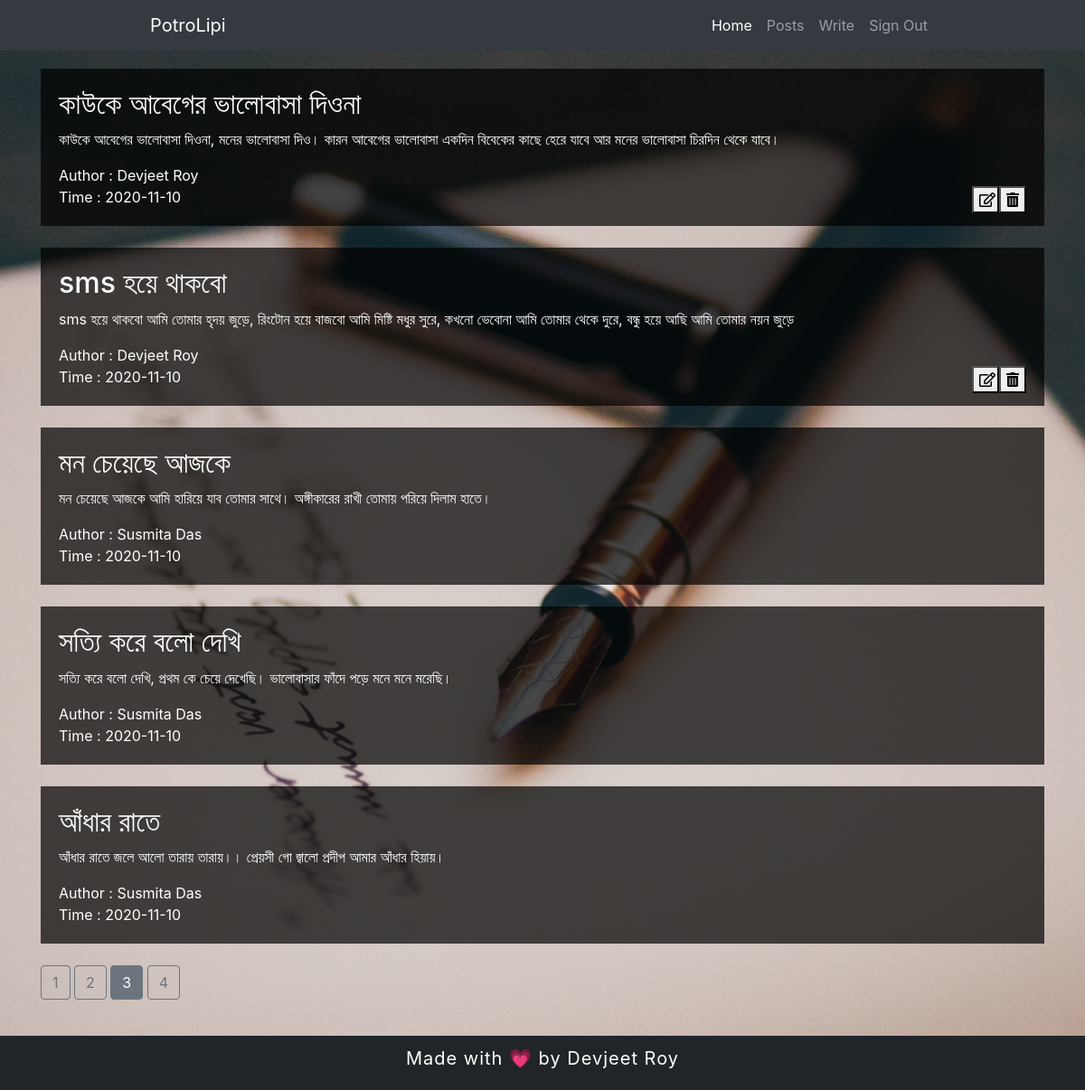
The app's page /posts?page=3 (signed in) with its own data.
### main/models.py (models this page shows, shortened)
class Posts(db.Model):
    post_id = db.Column(db.Integer, primary_key=True)
    title = db.Column(db.String(100),nullable=False)
    content = db.Column(db.Text(),nullable=False)
    author = db.Column(db.String(20),nullable=False)
    time = db.Column(db.DateTime(),default=date.today(), onupdate=date.today())

### main/posts/routes.py (the view)
@posts.route("/posts")
@login_required
def readblog():
    if current_user.is_authenticated:
        page = request.args.get('page', 1, type=int)
        posts = Posts.query.order_by(Posts.post_id.desc()).paginate(page=page, per_page=5)
        return render_template("readblog.html",posts=posts)
    else:
        return "<h2>Not Authorized!</h2>"

### main/models.py (called while the page is built)
@login_manager.user_loader
def load_user(user_id):
    return User.query.get(int(user_id))

### main/templates/readblog.html (shortened to what this page needs)
{% extends "layout.html" %}
    {% block content %}
        <div class="container">
            {% if posts.items[0] %}
            {% for i in posts.items: %}
            <div class="post">
                <h2>{{ i.title }}</h2>
                <p>
                    {{ i.content }}
                </p>
                <span>Author : {{ i.author }}</span><br>
                <span>Time : {{ i.time.year }}-{{ i.time.month }}-{{ i.time.day }}</span>
                {% if i.author == current_user.username %}
                <div class="post-button">
                    <form action="{{url_for('posts.update_blog', post_id = i.post_id)}}" method="POST">
                        <button type="submit"><i class="far fa-edit"></i></button>
                    </form>
                    <form action="{{url_for('posts.delete_blog', post_id = i.post_id)}}" method="POST">
                        <button type="submit"><i class="fas fa-trash-alt"></i></button>
                    </form>
                </div>
                {% endif %}
            </div><br>
            {% endfor %}
            {% else %}
                <center>
                    <h2>No post to display! </h2>
                </center>
            {% endif %}
            {% for page_num in posts.iter_pages(left_edge=1,right_edge=1,left_current=1,right_current=2) %}
                {% if page_num %}
                    {% if posts.page == page_num %}
                        <a href="{{url_for('posts.readblog',page=page_num)}}" class="btn btn-secondary">{{ page_num }}</a>
                    {% else %}
                        <a href="{{url_for('posts.readblog',page=page_num)}}" class="btn btn-outline-secondary">{{ page_num }}</a>
                    {% endif %}
                {% else %}
                    <a href="#" class="btn btn-outline-secondary">...</a>
                {% endif %}
            {% endfor %}
        </div>
    {% endblock %}

### main/static/style.css (style rules this page uses)
body { background: url(./mainbg.jpg) no-repeat center fixed; background-size: cover; color: white; }
.container { margin-top: 20px; margin-bottom: 100px; }
.post { background-color: rgba(0, 0, 0, 0.7); padding-left: 20px; padding-right: 20px; padding-bottom: 20px; padding-top: 20px; height: auto; }
.post-button { display:flex; float: right }
.post-button button { height: 30px; width: 30px; }

### records on screen
Posts: title "কাউকে আবেগের ভালােবাসা দিওনা", content "কাউকে আবেগের ভালােবাসা দিওনা, মনের ভালােবাসা দিও। কারন আবেগের ভালােবাসা একদিন বিবেকের কাছে হেরে যাবে আর মনের ভালােবাসা চিরদিন থেকে যাবে।", author "Devjeet Roy", time.year "2020", time.month "11", time.day "10"
Posts: title "sms হয়ে থাকবাে", content "sms হয়ে থাকবাে আমি তােমার হৃদয় জুড়ে, রিংটোন হয়ে বাজবাে আমি মিষ্টি মধুর সুরে, কখনাে ভেবােনা আমি তােমার থেকে দুরে, বন্ধু হয়ে আছি আমি তােমার নয়ন জুড়ে", author "Devjeet Roy", time.year "2020", time.month "11", time.day "10"
Posts: title "মন চেয়েছে আজকে", content "মন চেয়েছে আজকে আমি হারিয়ে যাব তােমার সাথে। অঙ্গীকারের রাখী তােমায় পরিয়ে দিলাম হাতে।", author "Susmita Das", time.year "2020", time.month "11", time.day "10"
Posts: title "সত্যি করে বলাে দেখি", content "সত্যি করে বলাে দেখি, প্রথম কে চেয়ে দেখেছি। ভালােবাসার ফাঁদে পড়ে মনে মনে মরেছি।", author "Susmita Das", time.year "2020", time.month "11", time.day "10"
Posts: title "আঁধার রাতে", content "আঁধার রাতে জলে আলাে তারায় তারায়।। প্রেয়সী গাে জ্বালাে প্রদীপ আমার আঁধার হিয়ায়।", author "Susmita Das", time.year "2020", time.month "11", time.day "10"

### other values on screen
{{ page_num }} "1" "2" "4"
{{ page_num }} "3"
